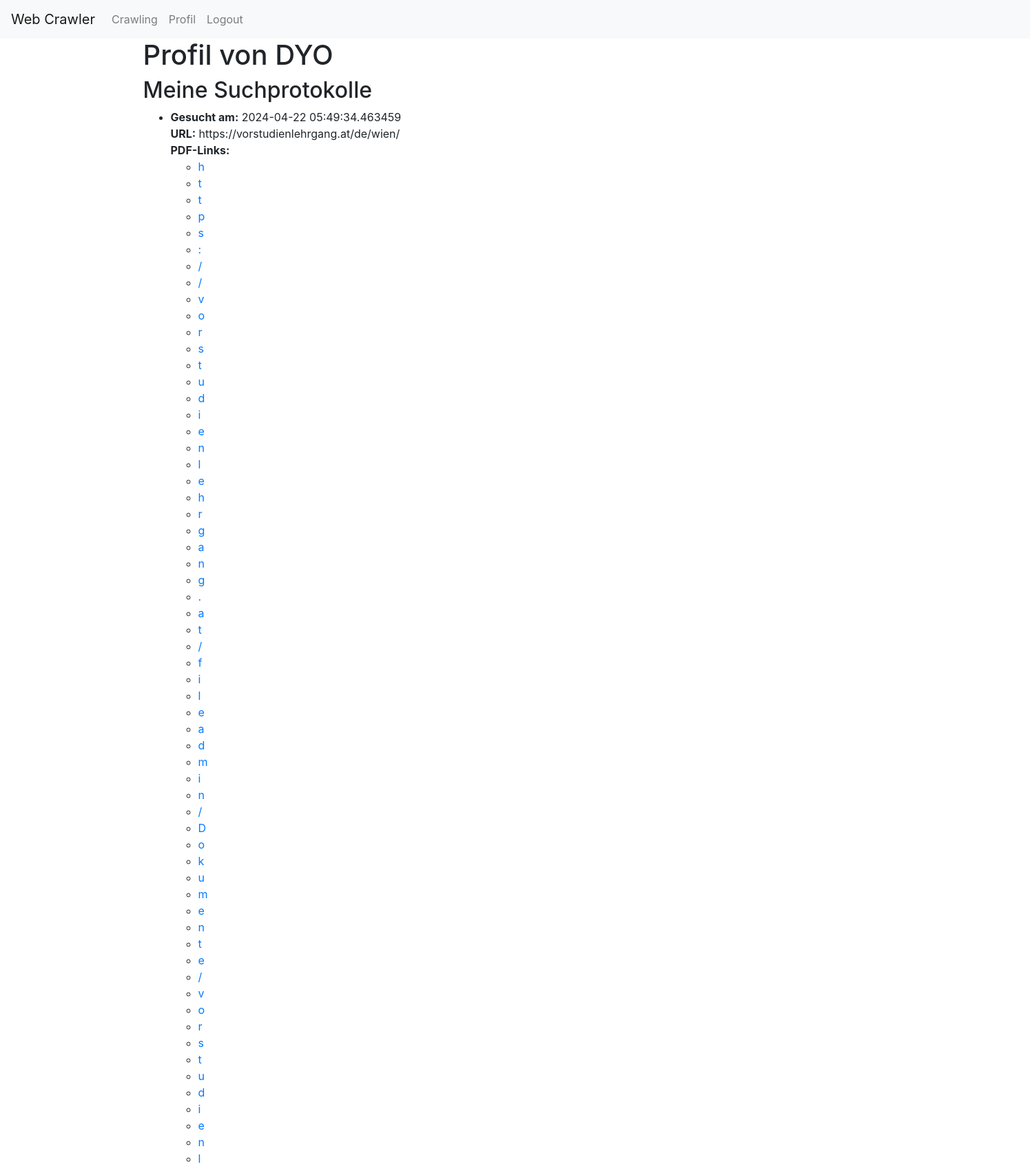
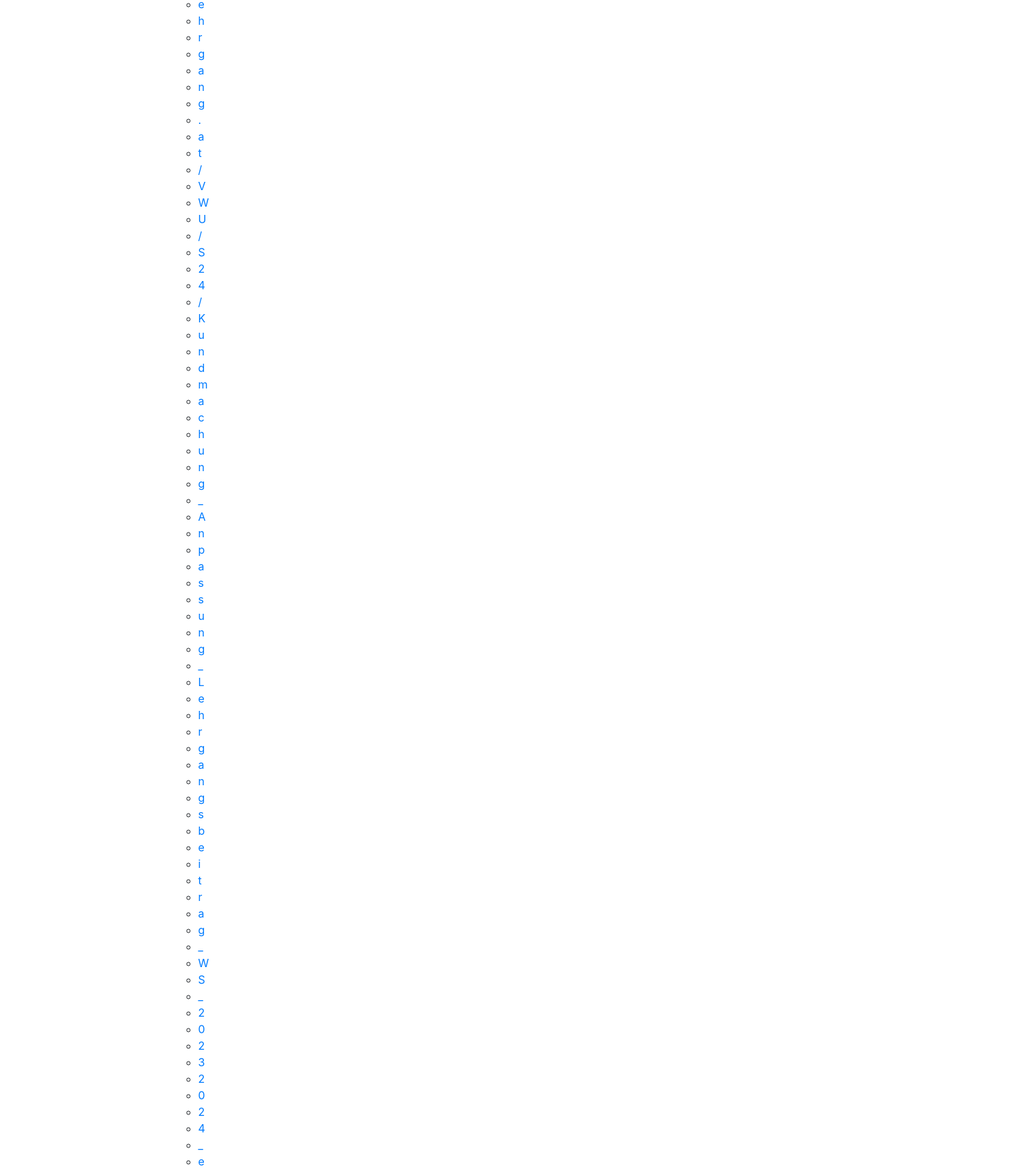
The page /profile (signed in, upper part) on the database its author committed (2 pictures, top to bottom).
### app/models.py (models this page shows, shortened)
class User(db.Model, UserMixin):
    id = db.Column(db.Integer, primary_key=True)
    username = db.Column(db.String(80), unique=True, nullable=False)
    email = db.Column(db.String(120), unique=True, nullable=False)
    password = db.Column(db.String(120), nullable=False)
    crawl_data = db.relationship('CrawlData', backref='user', lazy=True)

class CrawlData(db.Model):
    id = db.Column(db.Integer, primary_key=True)
    user_id = db.Column(db.Integer, db.ForeignKey('user.id'), nullable=False)
    url = db.Column(db.String(512), nullable=False)
    crawl_date = db.Column(db.DateTime, default=datetime.utcnow)
    pdf_links = db.Column(db.Text)  # Speichert PDF-Links als durch Kommata getrennten String

### app/routes.py (the view)
@app.route('/profile')
@login_required
def profile():
    crawl_records = CrawlData.query.filter_by(user_id=current_user.id).all()
    return render_template('profile.html', crawl_records=crawl_records)

### app/routes.py (called while the page is built)
@login_manager.user_loader
def load_user(user_id):
    return User.query.get(int(user_id))

### app/templates/profile.html
{% extends "layout.html" %}
{% block content %}
<div class="container">
    <h1>Profil von {{ current_user.username }}</h1>
    <h2>Meine Suchprotokolle</h2>
    <ul>
        {% for record in crawl_records %}
        <li>
            <strong>Gesucht am:</strong> {{ record.crawl_date }}<br>
            <strong>URL:</strong> {{ record.url }}<br>
            <strong>PDF-Links:</strong>
            <ul>
                {% for link in record.pdf_links.split(',') %}
                <li><a href="{{ link }}">{{ link }}</a></li>
                {% endfor %}
            </ul>
        </li>
        {% endfor %}
    </ul>
</div>
{% endblock %}

### app/templates/layout.html (shortened to what this page needs)
<!DOCTYPE html>
<html lang="de">
<head>
    <link href="https://maxcdn.bootstrapcdn.com/bootstrap/4.5.2/css/bootstrap.min.css" rel="stylesheet">
</head>
<body>
    <nav class="navbar navbar-expand-lg navbar-light bg-light">
        <a class="navbar-brand" href="{{ url_for('home') }}">Web Crawler</a>
        <div class="collapse navbar-collapse" id="navbarNav">
            <ul class="navbar-nav">
                {% if current_user.is_authenticated %}
                    <li class="nav-item">
                        <a class="nav-link" href="{{ url_for('crawl_page') }}">Crawling</a>
                    </li>
                    <li class="nav-item">
                        <a class="nav-link" href="{{ url_for('profile') }}">Profil</a>
                    </li>
                    <li class="nav-item">
                        <a class="nav-link" href="{{ url_for('logout') }}">Logout</a>
                    </li>
                {% endif %}
            </ul>
        </div>
    </nav>
    <div class="container">
        {% block content %}{% endblock %}
    </div>
</body>
</html>

### rows shown on the page
User: username "DYO"
CrawlData: crawl_date "2024-04-22 05:49:34.463459", url "https://vorstudienlehrgang.at/de/wien/", link "h" "t" "t" "p" "s" ":" "/" "/" "v" "o" "r" "s" "t" "u" "d" "i" "e" "n" "l" "e" "h" "r" "g" "a" "n" "g" "." "a" "t" "/" "f" "i" "l" "e" "a" "d" "m" "i" "n" "/" "D" "o" "k" "u" "m" "e" "n" "t" "e" "/" "v" "o" "r" "s" "t" "u" "d" "i" "e" "n" "l" "e" "h" "r" "g" "a" "n" "g" "." "a" "t" "/" "V" "W" "U" "/" "S" "2" "4" "/" "K" "u" "n" "d" "m" "a" "c" "h" "u" "n" "g" "_" "A" "n" "p" "a" "s" "s" "u" "n" "g" "_" "L" "e" "h" "r" "g" "a" "n" "g" "s" "b" "e" "i" "t" "r" "a" "g" "_" "W" "S" "_" "2" "0" "2" "3" "2" "0" "2" "4" "_" "e"
